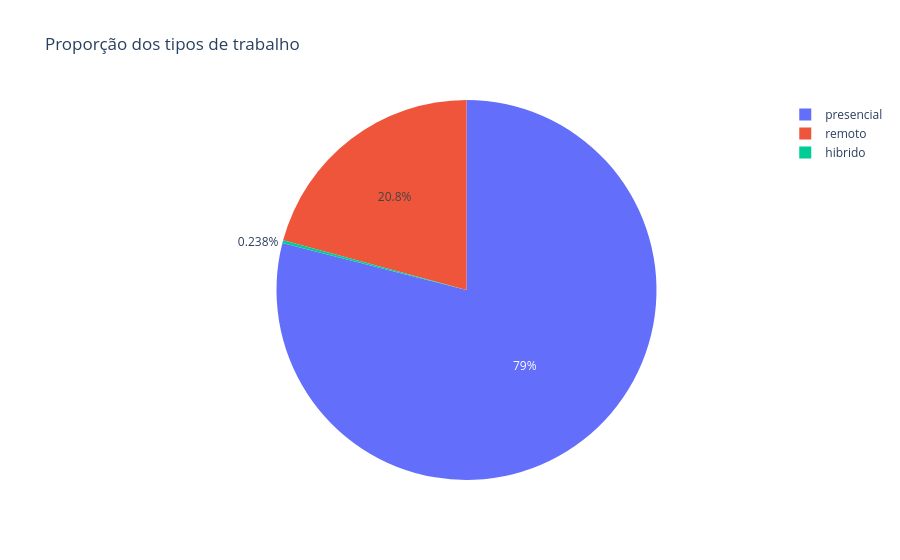

Here is the notebook cell this chart was saved with:
### Code cell
remoto_contagem = df_limpo['remoto'].value_counts().reset_index()
remoto_contagem.columns = ['tipo_trabalho', 'quantidade']

fig = px.pie(remoto_contagem,
             names='tipo_trabalho',
             values='quantidade',
             title='Proporção dos tipos de trabalho'

          )
fig

# fig.show()

### Figure 1 — Plotly figure (JSON) as saved in the notebook; plotly's stock layout.template omitted (floating-point values rounded to 4 significant figures)
{"data": [{"domain": {"x": [0, 1], "y": [0, 1]}, "hovertemplate": "tipo_trabalho=%{label}<br>quantidade=%{value}<extra></extra>", "labels": ["presencial", "remoto", "hibrido"], "legendgroup": "", "name": "", "showlegend": true, "type": "pie", "values": [105305, 27716, 318]}], "layout": {"legend": {"tracegroupgap": 0}, "title": {"text": "Proporção dos tipos de trabalho"}}}
